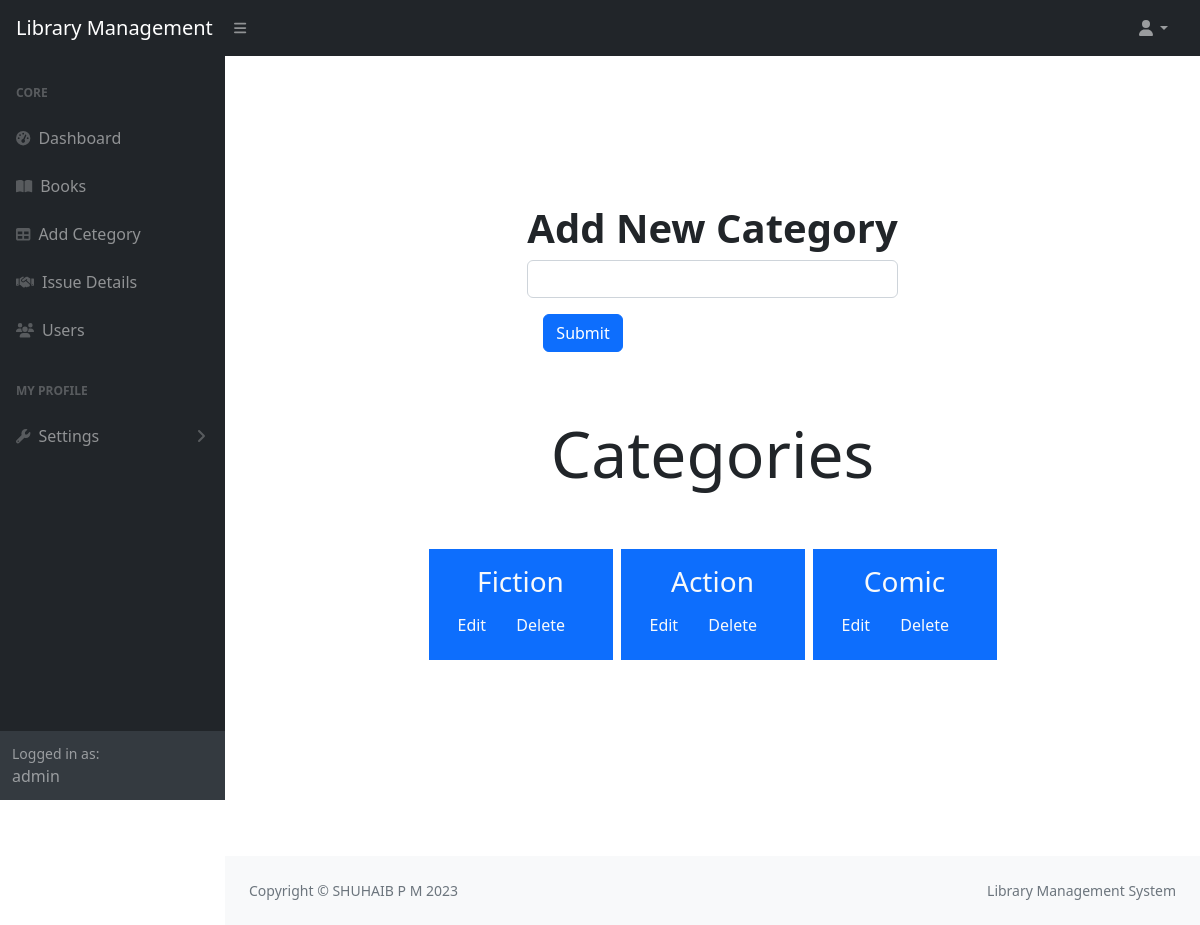
Before: /addcategory/ (signed in) with the older database file.
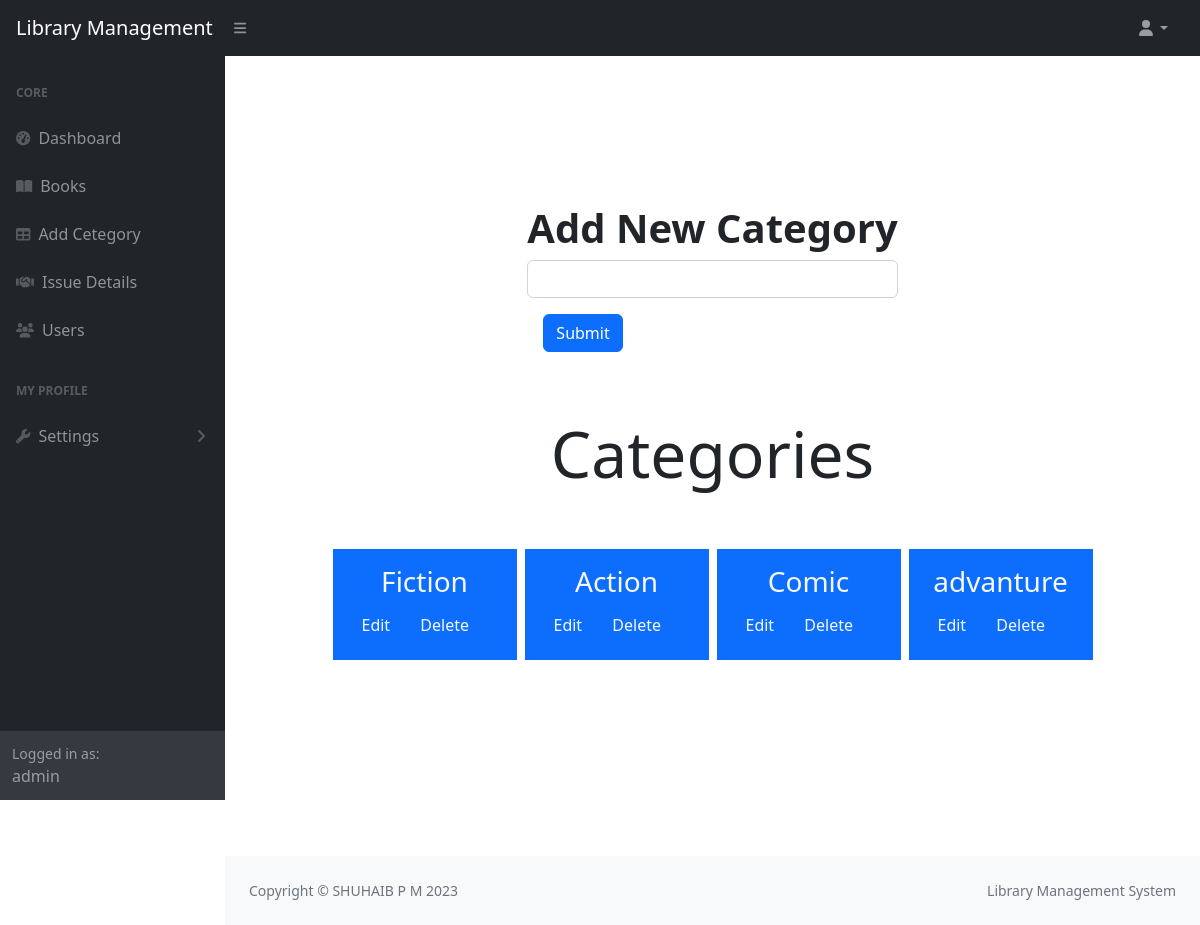
After: the same page with the newer database file.
### libraryApp/models.py (models this page shows, shortened)
class Category(models.Model):
    category=models.CharField(max_length=20,unique=True)

### libraryApp/views.py (the view, shortened to what this page needs)
# urls.py: path("addcategory/",views.AddCategoryView.as_view(),name="category"),
@method_decorator(login_required,name="dispatch")
class AddCategoryView(View):
    def get(self,request):
        category=Category.objects.all()
        return render(request,"addcategory.html",{"category":category})

### libraryApp/authentication.py (called while the page is built)
def login_required(fn):
    def wrapper(request, *args, **kwargs):
        if request.user.is_authenticated and request.user.role != "user" :
            return fn(request, *args, **kwargs)
        else:
            messages.warning(request,"You Must Login First")
            return redirect("login")
    return wrapper

### libraryApp/context_processor.py (called while the page is built)
def library_status(request):
    total_books = Book.objects.count()
    total_copies = Book.objects.aggregate(total=models.Sum("total_copy"))["total"] or 0
    avl_books = Book.objects.aggregate(total=models.Sum("avl_copy"))["total"] or 0
    issued_books=Issue.objects.filter(status="issued").count()
    overdue_books=Issue.objects.filter(status="overdue").count()
    return {
        "total_books": total_books,
        "total_copies": total_copies,
        "avl_books": avl_books,
        "issued_books": issued_books,
        "overdue_books": overdue_books,
    }

### libraryApp/templates/addcategory.html (shortened to what this page needs)
{% extends 'dashboard.html' %}
{% block main %}
                <div class="d-flex flex-column w-100 vh-100 align-items-center justify-content-center">
                    <div class="">
                        <form action="" method="post">
                            <label for="category" class="form-label fw-bold h1">Add New Category</label>
                            <input type="text" name="category" id="category" class="form-control">
                            <input type="submit" name="" id="" class="btn btn-primary m-3">
                        </form>
                    </div>
                    <h2 class="display-3 mt-5">Categories</h2>
                    <div class="d-flex mx-5 p-5">
                        {% for category in category %}
                        <div class="card border-0 text-light" style="width: 12rem;">
                            <div class="card-body bg-primary ms-1 me-1">
                                <h3 class="card-title text-center">{{category.category}}</h3>
                                <a href="{% url 'edit' category.id %}" class="btn text-light">Edit</a>
                                <a href="{% url 'deletecategory' category.id %}" class="btn text-light">Delete</a>
                            </div>
                        </div>
                        {% endfor %}
                    </div>
                </div>
{% endblock %}

Changed rows visible on the page:
added Category: category "advanture"
